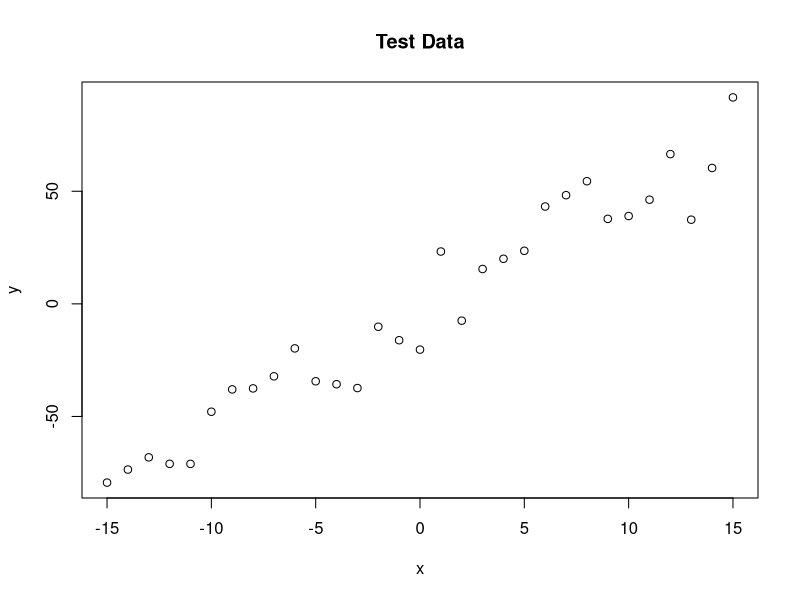
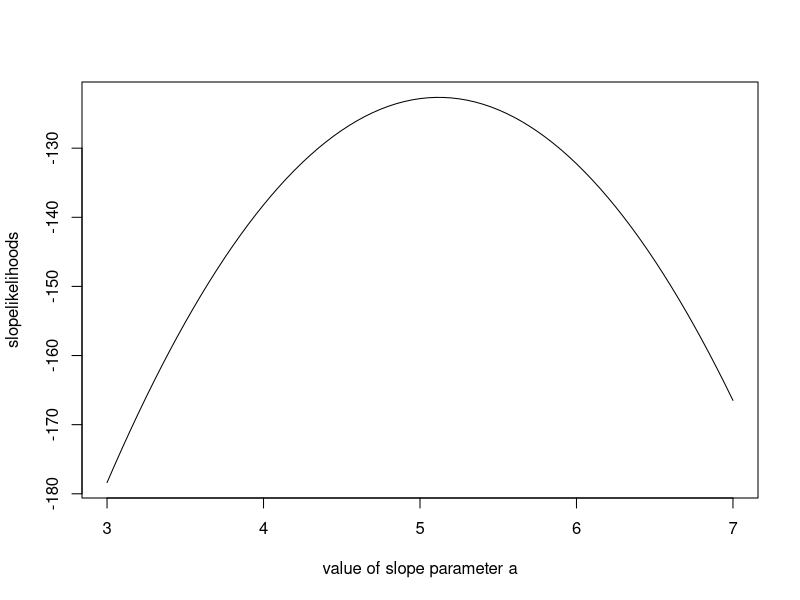
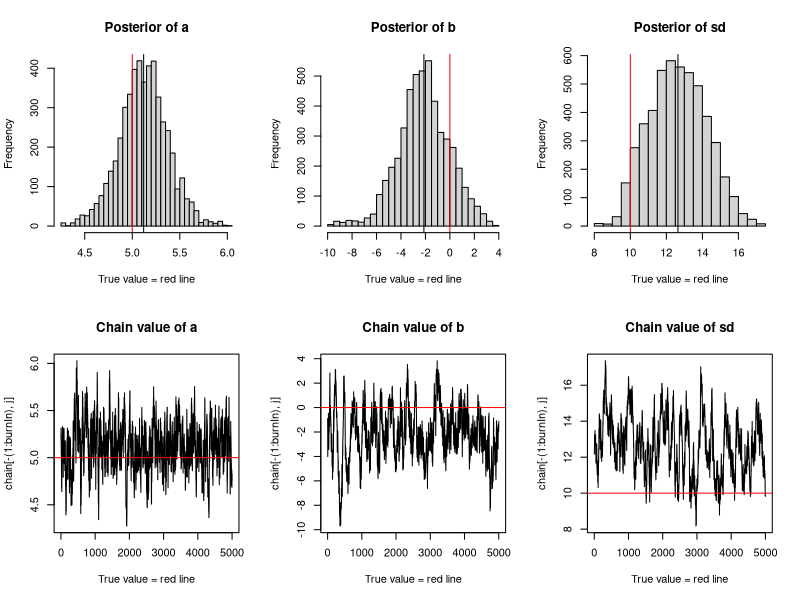

Here is the R script that generated these plots, in order:
### Create test data
trueA <- 5
trueB <- 0
trueSd <- 10
sampleSize <- 31

x <- (-(sampleSize-1)/2):((sampleSize-1)/2)
y <- trueA*x + trueB + rnorm(n = sampleSize, mean = 0, sd = trueSd)
plot(x, y, main = "Test Data")

### Derive the likelihood function
likelihood <- function(param) {
  a = param[1]
  b = param[2]
  sd = param[3]
  
  pred = a*x + b
  singlelikelihoods = dnorm(y, mean = pred, sd = sd, log = T)
  sumll = sum(singlelikelihoods)
  return(sumll)
}

# Example: plot the likelihood profile of the slope a
slopevalues <- function(x){return(likelihood(c(x,trueB,trueSd)))}
slopelikelihoods <- lapply(seq(3,7, by =.05),slopevalues)
plot(seq(3,7,by = .05),slopelikelihoods,type="l",xlab = "value of slope parameter a")

### Defining the prior
prior <- function(param){
  a = param[1]
  b = param[2]
  sd = param[3]
  aprior = dunif(a, min = 0, max = 10, log = T)
  bprior = dnorm(b, sd = 5, log = T)
  sdprior = dunif(sd, min = 0, max = 30, log = T)
  return (aprior+bprior+sdprior)
}

### The posterior
posterior <- function(param){
  return (likelihood(param) + prior(param))
}

### The Metropolis-Hastings algorithm
proposalfunction <- function(param) {
  return(rnorm(3, mean = param, sd = c(0.1, 0.5, 0.3)))
}

run_metropolis_MCMC <- function(startvalue, iterations) {
  chain = array(dim = c(iterations+1, 3))
  chain[1, ] = startvalue
  for (i in 1:iterations){
    proposal = proposalfunction(chain[i, ])
    probab = exp(posterior(proposal) - posterior(chain[i, ]))
    if (runif(1) < probab){
      chain[i+1, ] = proposal
    }else {
      chain[i+1, ] = chain[i, ]
    }
  }
  return(chain)
}

startvalue = c(4,0,10)
chain = run_metropolis_MCMC(startvalue, 10000)

burnIn = 5000
acceptance = 1- mean(duplicated(chain[-(1:burnIn), ]))

### Plot the result
plot_chain<- function(chain, burnIn, truevalue, paramname){
  par(mfrow=c(2,3))
  for (i in 1:3){
    hist(chain[-(1:burnIn),i],nclass=30, main=paste("Posterior of", paramname[i]), xlab="True value = red line")
    abline(v=mean(chain[-(1:burnIn), i]))
    abline(v=truevalue[i],col="red")
  }
  for (j in 1:3){
    plot(chain[-(1:burnIn),j], type="l", xlab="True value = red line", main=paste("Chain value of", paramname[j]))
    abline(h = truevalue[j], col="red")
  }
}

plot_chain(chain, burnIn, c(5,0,10),c("a","b","sd"))

# for comparison:
summary(lm(y~x))